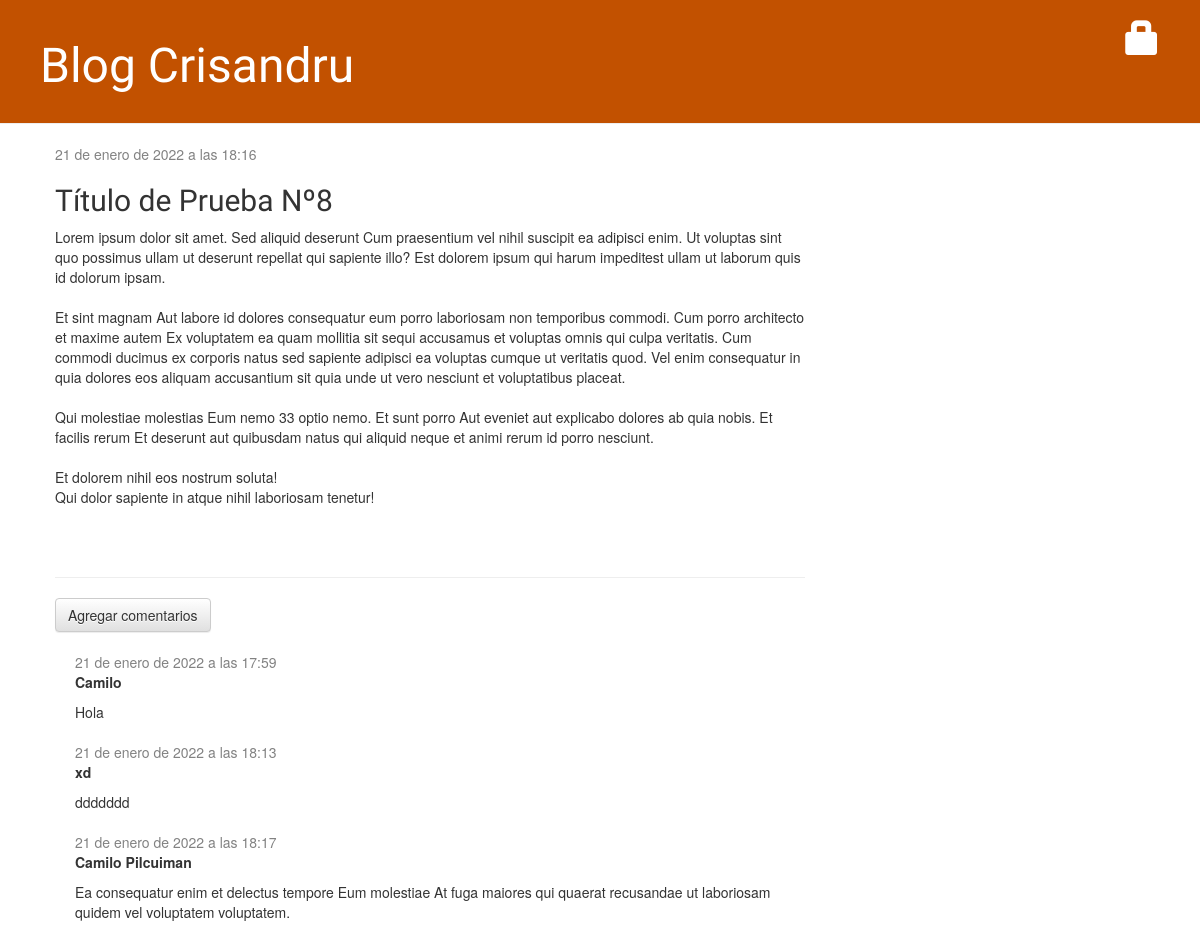
Screenshot of /post/3/ with the database file from the repository.
### blog/models.py (models this page shows, shortened)
class Post(models.Model): # models.Model: Significa que Post es un modelo de Djando, así que Django sabe que debe guardarlo en la base de datos.
    author = models.ForeignKey(settings.AUTH_USER_MODEL, on_delete=models.CASCADE) # settings.AUTH_USER_MODEL devuelve una cadena (la ubicación del modelo de usuario)
    title = models.CharField(max_length=200)
    text = models.TextField()
    created_date = models.DateTimeField(default=timezone.now) #Guardamos la fecha de creación.
    published_date = models.DateTimeField(blank=True, null=True)

class Comment(models.Model):
    post = models.ForeignKey('blog.Post', on_delete=models.CASCADE, related_name='comments')
    author = models.CharField(max_length=200)
    text = models.TextField()
    created_date = models.DateTimeField(default=timezone.now)
    approved_comment = models.BooleanField(default=False)

### blog/views.py (the view)
# urls.py: path('post/<int:pk>/', views.post_detail, name='post_detail'),
def post_detail(request, pk):
    post = get_object_or_404(Post, pk=pk)
    return render(request, 'blog/post_detail.html', {'post':post})

### blog/templates/blog/post_detail.html (shortened to what this page needs)
{% extends 'blog/base.html' %}
{% block content %}
    <div class="post">
        {% if post.published_date %}
            <div class="date">
                {{ post.published_date }}
            </div>
        {% else %}
            <a class="btn btn-default" href="{% url 'post_publish' pk=post.pk %}">Publish</a>
        {% endif %}
        <h2>{{ post.title }}</h2>
        <p>{{ post.text|linebreaksbr }}</p>
    </div>
    <hr>
    <a class="btn btn-default" href="{% url 'add_comment_to_post' pk=post.pk %}">Agregar comentarios</a>
    {% for comment in post.comments.all %}
        {% if user.is_authenticated or comment.approved_comment %}
        <div class="comment">
            <div class="date">
                {{ comment.created_date }}
            </div>
            <strong>{{ comment.author }}</strong>
            <p>{{ comment.text|linebreaks }}</p>
        </div>
        {% endif %}
    {% empty %}
        <p>No comments here yet :(</p>
    {% endfor %}
{% endblock %}

### blog/static/css/blog.css (style rules this page uses)
h1, h2, h3, h4 { font-family: 'Lobster', cursive; }
.date { color: #828282; }
.post { margin-bottom: 70px; }
.comment { margin: 20px 0px 20px 20px; }

### rows the page displays
Post: published_date "21 de enero de 2022 a las 18:16", title "Título de Prueba Nº8", text "Lorem ipsum dolor sit amet. Sed aliquid deserunt Cum praesentium vel nihil suscipit ea adipisci enim. Ut voluptas sint quo possimus ullam ut deserunt repellat qui sapiente illo? Est dolorem ipsum qui harum impeditest ullam ut laborum quis id dolorum ipsam. Et sint magnam Aut labore id dolores consequatur eum porro laboriosam non temporibus commodi. Cum porro architecto et maxime autem Ex voluptatem ea quam mollitia sit sequi accusamus et voluptas omnis qui culpa veritatis. Cum commodi ducimus ex corporis natus sed sapiente adipisci ea voluptas cumque ut veritatis quod. Vel enim consequatur in quia dolores eos aliquam accusantium sit quia unde ut vero nesciunt et voluptatibus placeat. Qui…"
Comment: created_date "21 de enero de 2022 a las 17:59", author "Camilo", text "Hola"
Comment: created_date "21 de enero de 2022 a las 18:13", author "xd", text "ddddddd"
Comment: created_date "21 de enero de 2022 a las 18:17", author "Camilo Pilcuiman", text "Ea consequatur enim et delectus tempore Eum molestiae At fuga maiores qui quaerat recusandae ut laboriosam quidem vel voluptatem voluptatem."
